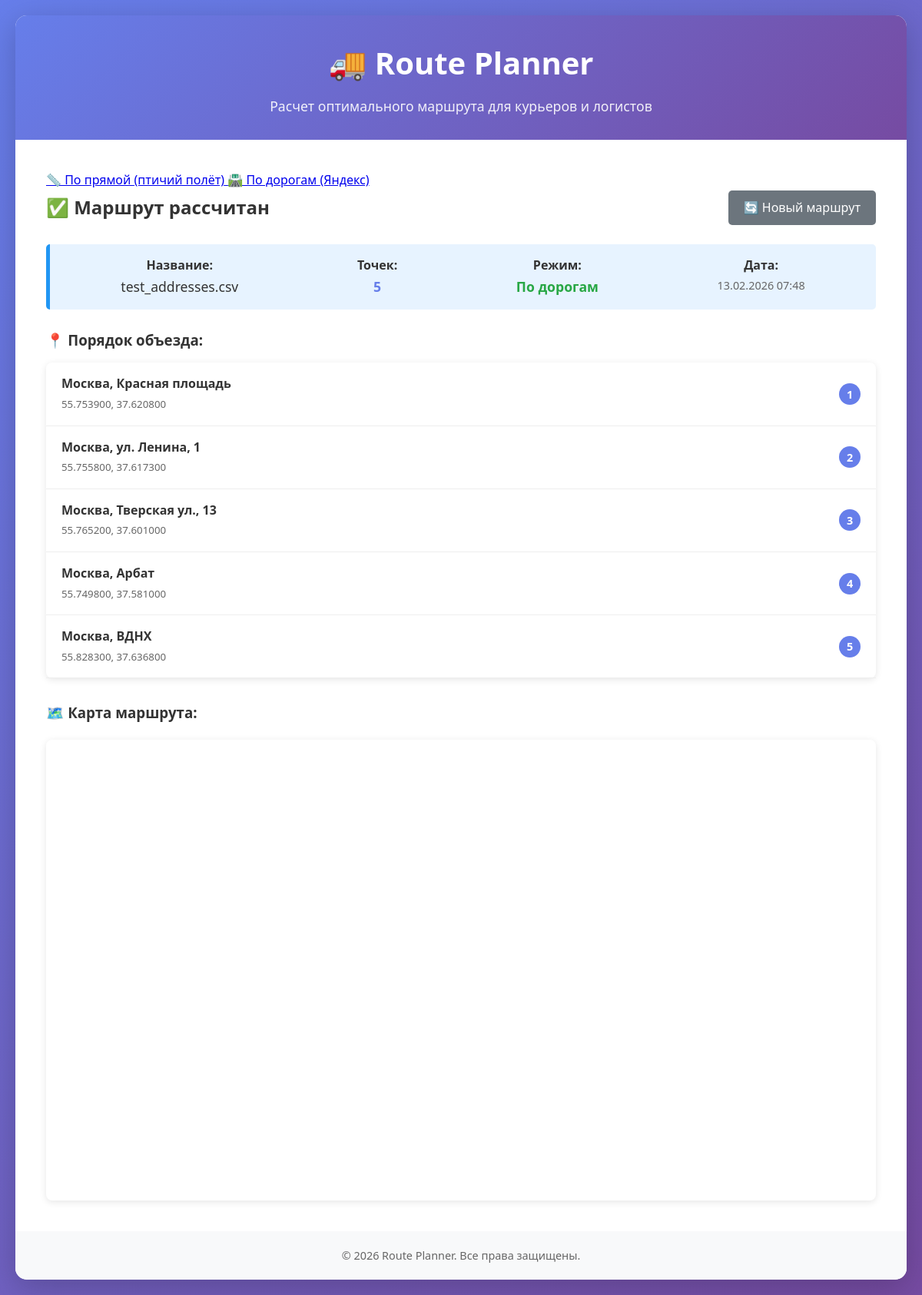
/result/4/yandex, run on the app's committed database.
### models.py (models this page shows, shortened)
class Route(db.Model):
    __tablename__ = 'routes'
    id = db.Column(db.Integer, primary_key=True)
    name = db.Column(db.String(255), nullable=False)
    created_at = db.Column(db.DateTime, default=datetime.utcnow)
    total_distance = db.Column(db.Float)  # Общее расстояние в км
    waypoints = db.relationship('Waypoint', backref='route', lazy=True, cascade='all, delete-orphan')

class Waypoint(db.Model):
    __tablename__ = 'waypoints'
    id = db.Column(db.Integer, primary_key=True)
    route_id = db.Column(db.Integer, db.ForeignKey('routes.id'), nullable=False)
    address = db.Column(db.String(500), nullable=False)
    latitude = db.Column(db.Float, nullable=False)
    longitude = db.Column(db.Float, nullable=False)
    order_index = db.Column(db.Integer, nullable=False)  # Порядок в маршруте

### app.py (the view)
@app.route('/result/<int:route_id>/yandex')
def result_yandex(route_id):
    route = Route.query.get_or_404(route_id)
    waypoints = Waypoint.query.filter_by(route_id=route_id).order_by(Waypoint.order_index).all()
    yandex_api_key_js = os.getenv('YANDEX_API_KEY_JS')
    return render_template(
        'result_yandex.html',
        route=route,
        waypoints=waypoints,
        YANDEX_API_KEY_JS=yandex_api_key_js
    )

### templates/result_yandex.html (shortened to what this page needs)
{% extends "layout.html" %}
{% block content %}
    <div class="btn-group mb-3" role="group">
        <a href="{{ url_for('result', route_id=route.id) }}" class="btn btn-primary">
            📏 По прямой (птичий полёт)
        </a>
        <a href="{{ url_for('result_yandex', route_id=route.id) }}" class="btn btn-success active">
            🛣️ По дорогам (Яндекс)
        </a>
    </div>
    <div style="display: flex; justify-content: space-between; align-items: center; margin-bottom: 25px;">
        <h2>✅ Маршрут рассчитан</h2>
        <a href="{{ url_for('index') }}"
           style="background: #6c757d; color: white; padding: 10px 20px; text-decoration: none; border-radius: 5px;">
           🔄 Новый маршрут
        </a>
    </div>
    <div style="background: #e7f3ff; border-left: 5px solid #2196F3; padding: 15px; margin-bottom: 25px; border-radius: 5px;">
        <div style="display: flex; justify-content: space-around; text-align: center;">
            <div>
                <strong>Название:</strong><br>
                <span style="font-size: 1.1em;">{{ route.name }}</span>
            </div>
            <div>
                <strong>Точек:</strong><br>
                <span style="font-size: 1.1em; color: #667eea; font-weight: bold;">{{ waypoints|length }}</span>
            </div>
            <div>
                <strong>Режим:</strong><br>
                <span style="font-size: 1.1em; color: #28a745; font-weight: bold;">По дорогам</span>
            </div>
            <div>
                <strong>Дата:</strong><br>
                <span style="font-size: 0.9em; color: #666;">{{ route.created_at.strftime('%d.%m.%Y %H:%M') }}</span>
            </div>
        </div>
    </div>
    <h3 style="margin-bottom: 15px;">📍 Порядок объезда:</h3>
    <div style="background: white; border-radius: 8px; box-shadow: 0 2px 10px rgba(0,0,0,0.1); margin-bottom: 30px;">
        <ol style="padding: 0; margin: 0;">
            {% for waypoint in waypoints %}
                <li style="padding: 15px 20px; border-bottom: 1px solid #eee; display: flex; justify-content: space-between; align-items: center;">
                    <div>
                        <strong>{{ waypoint.address }}</strong><br>
                        <small style="color: #666;">{{ "%.6f"|format(waypoint.latitude) }}, {{ "%.6f"|format(waypoint.longitude) }}</small>
                    </div>
                    <span style="background: #667eea; color: white; width: 28px; height: 28px; border-radius: 50%; display: flex; align-items: center; justify-content: center; font-weight: bold; font-size: 0.9em;">
                        {{ loop.index }}
                    </span>
                </li>
            {% endfor %}
        </ol>
    </div>
    <h3 style="margin-bottom: 15px;">🗺️ Карта маршрута:</h3>
    <div id="map"></div>
{% endblock %}

### templates/layout.html (style rules this page uses)
* { margin: 0; padding: 0; box-sizing: border-box; }
body { font-family: 'Segoe UI', Tahoma, Geneva, Verdana, sans-serif; line-height: 1.6; color: #333; background: linear-gradient(135deg, #667eea 0%, #764ba2 100%); min-height: 100vh; padding: 20px; }

### templates/result_yandex.html (style rules this page uses)
#map { width: 100%; height: 600px; margin-top: 20px; border-radius: 8px; box-shadow: 0 2px 10px rgba(0,0,0,0.1); }

### data on the page
Route: name "test_addresses.csv", created_at "13.02.2026 07:48"
Waypoint: address "Москва, Красная площадь", latitude "55.753900", longitude "37.620800"
Waypoint: address "Москва, ул. Ленина, 1", latitude "55.755800", longitude "37.617300"
Waypoint: address "Москва, Тверская ул., 13", latitude "55.765200", longitude "37.601000"
Waypoint: address "Москва, Арбат", latitude "55.749800", longitude "37.581000"
Waypoint: address "Москва, ВДНХ", latitude "55.828300", longitude "37.636800"

### other printed values
{{ waypoints|length }} "5"
